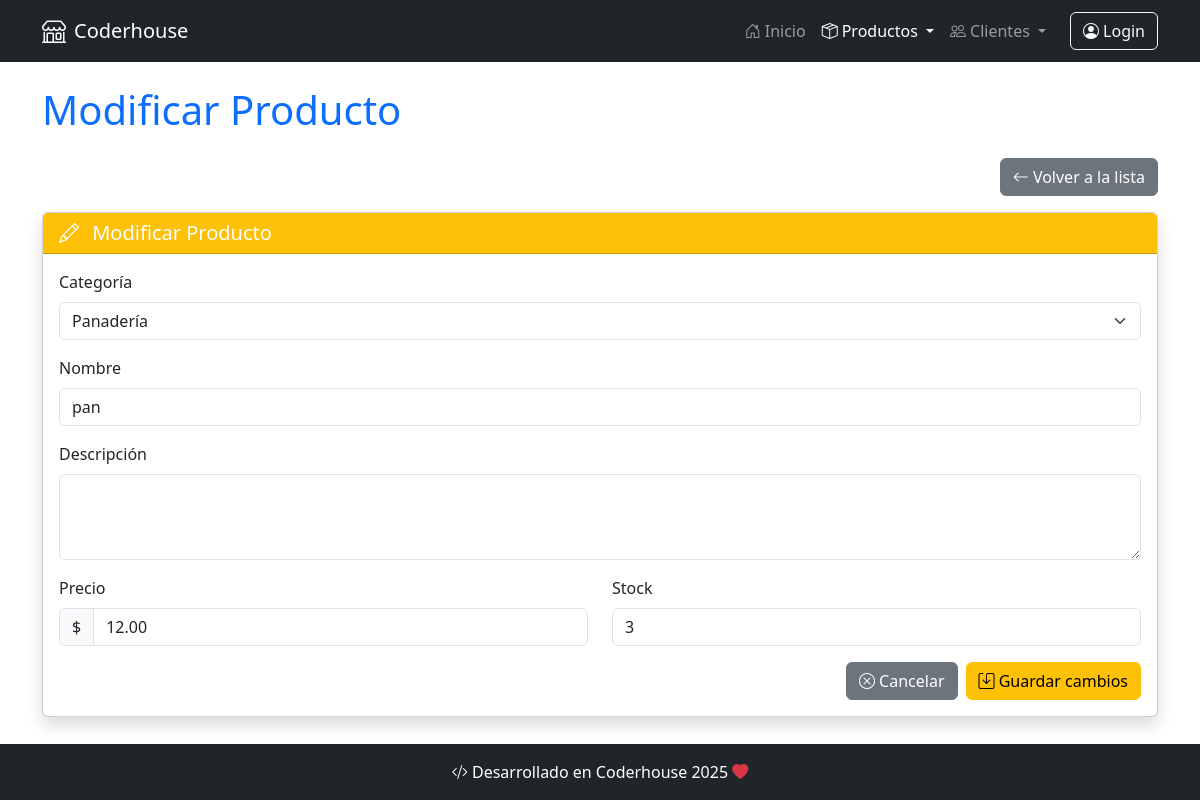
/producto/producto/update/1, run on the app's committed database.
### producto/models.py (models this page shows, shortened)
class Producto(models.Model):
    categoria = models.ForeignKey(
        ProductoCategoria,
        on_delete=models.SET_NULL,
        null=True,
        blank=True,
        verbose_name='categoría',
    )
    nombre = models.CharField(max_length=100, db_index=True)
    descripcion = models.TextField(blank=True, null=True, verbose_name='descripción')
    precio = models.DecimalField(max_digits=10, decimal_places=2)
    stock = models.PositiveIntegerField()
    class Meta:
        unique_together = ('categoria', 'nombre')
        verbose_name = 'Producto'
        verbose_name_plural = 'Productos'

### producto/views.py (the view)
class ProductoUpdateView(UpdateView):
    model = models.Producto
    form_class = forms.ProductoForm
    success_url = reverse_lazy("producto:producto_list")

### producto/forms.py
class ProductoForm(forms.ModelForm):
    class Meta:
        model = models.Producto
        fields = "__all__"
        widgets = {
            'descripcion': forms.Textarea(attrs={'rows': 3}),
        }

### producto/models.py (called while the page is built)
    def __str__(self):
        return self.nombre

### producto/templatetags/producto_tags.py (called while the page is built)
@register.filter(name='addclass')
def addclass(field, css_class):
    return field.as_widget(attrs={'class': css_class})

### producto/templates/producto/producto_form.html (shortened to what this page needs)
{% extends 'core/base.html' %}
{% load producto_tags %}
{% block title %}
    {% if form.instance.pk %}
        Modificar Producto
    {% else %}
        Nuevo Producto
    {% endif %}
{% endblock title %}
{% block content %}
    <div class="d-flex justify-content-end mb-3">
        <a href="{% url 'producto:producto_list' %}" class="btn btn-secondary">
            <i class="bi bi-arrow-left"></i> Volver a la lista
        </a>
    </div>
    <div class="card shadow">
        <div class="card-header {% if form.instance.pk %}bg-warning{% else %}bg-success{% endif %} text-white">
            <h5 class="card-title mb-0">
                <i class="bi bi-{% if form.instance.pk %}pencil{% else %}plus-circle{% endif %} me-2"></i>
                {% if form.instance.pk %}
                    Modificar Producto
                {% else %}
                    Nuevo Producto
                {% endif %}
            </h5>
        </div>
        <div class="card-body">
            <form method="post">
                <div class="mb-3">
                    <label for="{{ form.categoria.id_for_label }}" class="form-label">Categoría</label>
                    {{ form.categoria|addclass:"form-select" }}
                </div>
                <div class="mb-3">
                    <label for="{{ form.nombre.id_for_label }}" class="form-label">Nombre</label>
                    {{ form.nombre|addclass:"form-control" }}
                </div>
                <div class="mb-3">
                    <label for="{{ form.descripcion.id_for_label }}" class="form-label">Descripción</label>
                    {{ form.descripcion|addclass:"form-control" }}
                </div>
                <div class="row">
                    <div class="col-md-6">
                        <div class="mb-3">
                            <label for="{{ form.precio.id_for_label }}" class="form-label">Precio</label>
                            <div class="input-group">
                                <span class="input-group-text">$</span>
                                {{ form.precio|addclass:"form-control" }}
                            </div>
                        </div>
                    </div>
                    <div class="col-md-6">
                        <div class="mb-3">
                            <label for="{{ form.stock.id_for_label }}" class="form-label">Stock</label>
                            {{ form.stock|addclass:"form-control" }}
                        </div>
                    </div>
                </div>
                <div class="d-flex justify-content-end gap-2">
                    <a href="{% url 'producto:producto_list' %}" class="btn btn-secondary">
                        <i class="bi bi-x-circle"></i> Cancelar
                    </a>
                    <button type="submit" class="btn {% if form.instance.pk %}btn-warning{% else %}btn-success{% endif %}">
                        <i class="bi bi-{% if form.instance.pk %}save{% else %}plus-circle{% endif %}"></i>
                        {% if form.instance.pk %}
                            Guardar cambios
                        {% else %}
                            Crear producto
                        {% endif %}
                    </button>
                </div>
            </form>
        </div>
    </div>
{% endblock content %}

### core/templates/core/base.html (style rules this page uses)
body { display: flex; flex-direction: column; min-height: 100vh; }

### data on the page
Producto: categoria "Panadería", nombre "pan", precio "12.00", stock "3"
